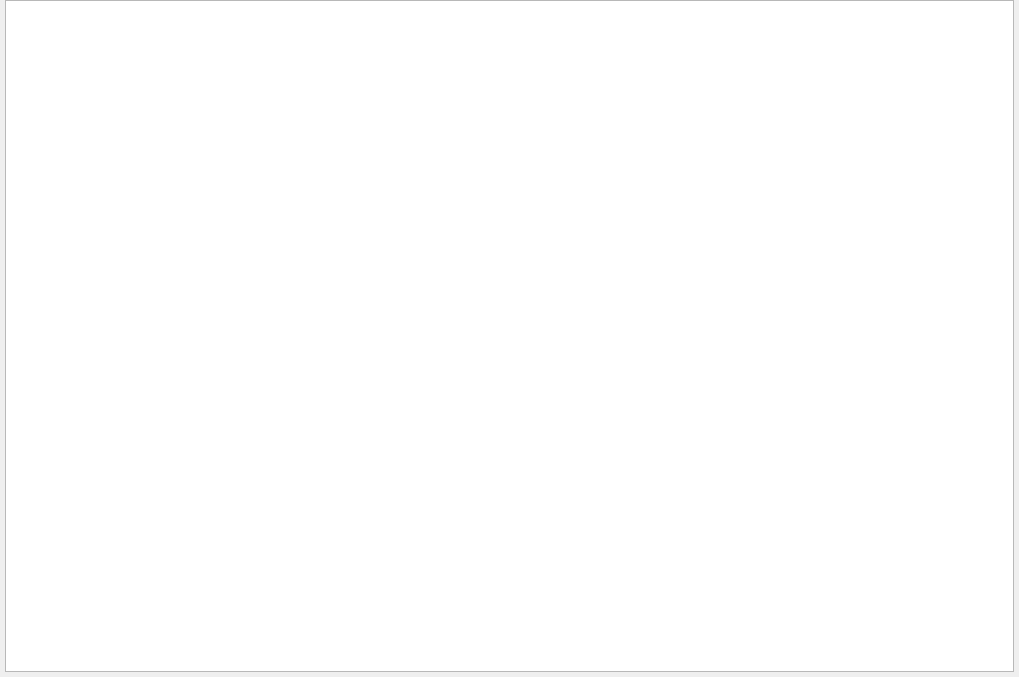
<?xml version="1.0" encoding="UTF-8"?>
<ui version="4.0">
 <class>MainWindow</class>
 <widget class="QMainWindow" name="MainWindow">
  <property name="geometry">
   <rect>
    <x>0</x>
    <y>0</y>
    <width>1019</width>
    <height>677</height>
   </rect>
  </property>
  <property name="windowTitle">
   <string>MNote</string>
  </property>
  <widget class="QWidget" name="centralwidget">
   <property name="sizePolicy">
    <sizepolicy hsizetype="Expanding" vsizetype="Expanding">
     <horstretch>0</horstretch>
     <verstretch>0</verstretch>
    </sizepolicy>
   </property>
   <property name="font">
    <font>
     <family>YaHei Consolas Hybrid</family>
    </font>
   </property>
   <layout class="QGridLayout" name="gridLayout_2">
    <property name="sizeConstraint">
     <enum>QLayout::SizeConstraint::SetDefaultConstraint</enum>
    </property>
    <property name="leftMargin">
     <number>0</number>
    </property>
    <property name="topMargin">
     <number>0</number>
    </property>
    <property name="rightMargin">
     <number>0</number>
    </property>
    <property name="bottomMargin">
     <number>0</number>
    </property>
    <property name="spacing">
     <number>0</number>
    </property>
    <item row="0" column="0">
     <layout class="QGridLayout" name="gridLayout">
      <property name="leftMargin">
       <number>5</number>
      </property>
      <property name="topMargin">
       <number>0</number>
      </property>
      <property name="rightMargin">
       <number>5</number>
      </property>
      <property name="bottomMargin">
       <number>5</number>
      </property>
      <item row="0" column="0">
       <widget class="QTextEdit" name="textEdit">
        <property name="sizePolicy">
         <sizepolicy hsizetype="Expanding" vsizetype="Expanding">
          <horstretch>0</horstretch>
          <verstretch>0</verstretch>
         </sizepolicy>
        </property>
       </widget>
      </item>
     </layout>
    </item>
   </layout>
  </widget>
 </widget>
 <resources/>
 <connections/>
</ui>
